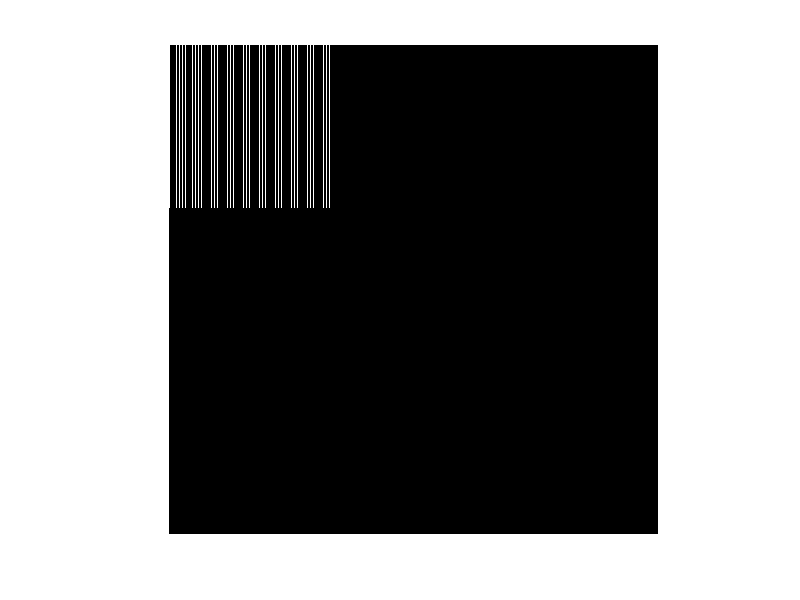

MATLAB code for this plot:
figure, hold on;

x = 1:200;
y=1:200;
a = zeros(255*3,255*3,3)
for i = 1:255
    for j=1:5:255
        a(i,j,1) = i;
        a(i,j,2) = i;
        a(i,j,3) = i;
    end
end
imshow(a);
        